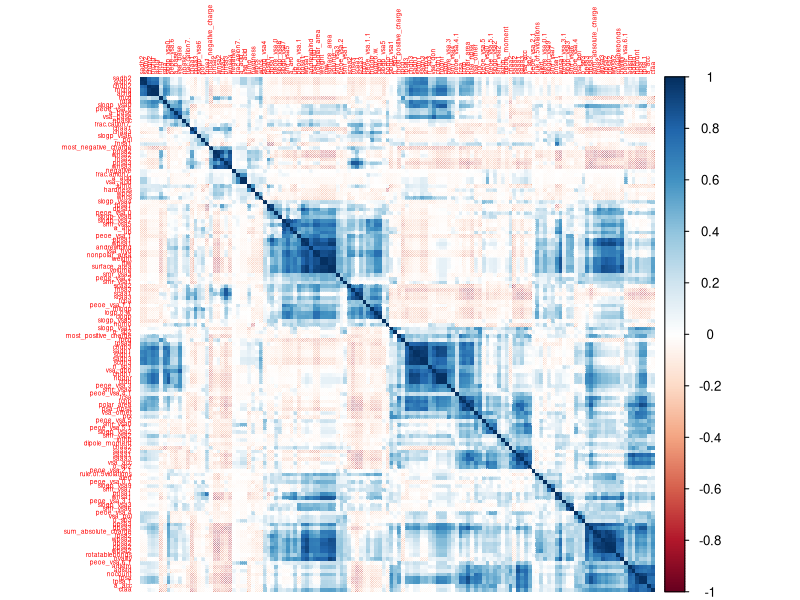
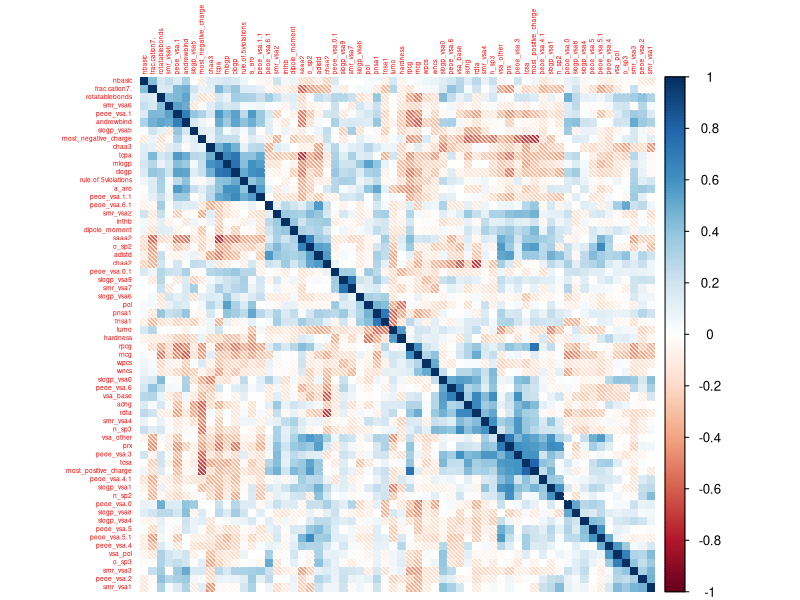

Recreate these plots in R, in order.
# Ex3.3
# Data exploration with a focus on associated predictors / near zero variance

library(caret)
data(BloodBrain)
?BloodBrain  # each of the 208 compounds have multiple descriptors
str(bbbDescr)

# Correlation matrix of the variables
library(corrplot); ?corrplot
library(caret )
bbbDescr.corr <- cor(bbbDescr)
corrplot(bbbDescr.corr, method = "shade", tl.cex = 0.4, order = "hclust")
# corrplot indicates evidence of linear relationship between many variables
highCorr <- findCorrelation(bbbDescr.corr, cutoff = .75)
length(highCorr)  # 66 variables included
bbbDescr.filtered <- bbbDescr[, -highCorr]  # rm algorithm selected high correlations

# Skewness
library(e1071)
SkewValues <- apply(bbbDescr, 2, skewness)
SkewedVariables <- subset(SkewValues, abs(SkewValues) > 1)
length(SkewedVariables)  # 71 variables

# BoxCox Transformations
preProc <- preProcess(bbbDescr.filtered, method = "BoxCox")
bbbDescr.proc <- predict(preProc, bbbDescr.filtered)

# Near Zero Variance
nearZeroVar(bbbDescr)  # 7 variable
bbbDescr.nearzero <- nearZeroVar(bbbDescr.proc) 
bbbDescr.final <- bbbDescr.proc[ , -bbbDescr.nearzero]

# Final dataframe
corrplot(cor(bbbDescr.final), method = "shade", tl.cex = 0.4, order = "hclust")  
# far less variables after removing highly correlated variables
table(apply(bbbDescr.final, 2, skewness) > 1)  # still a number of skewed variables




